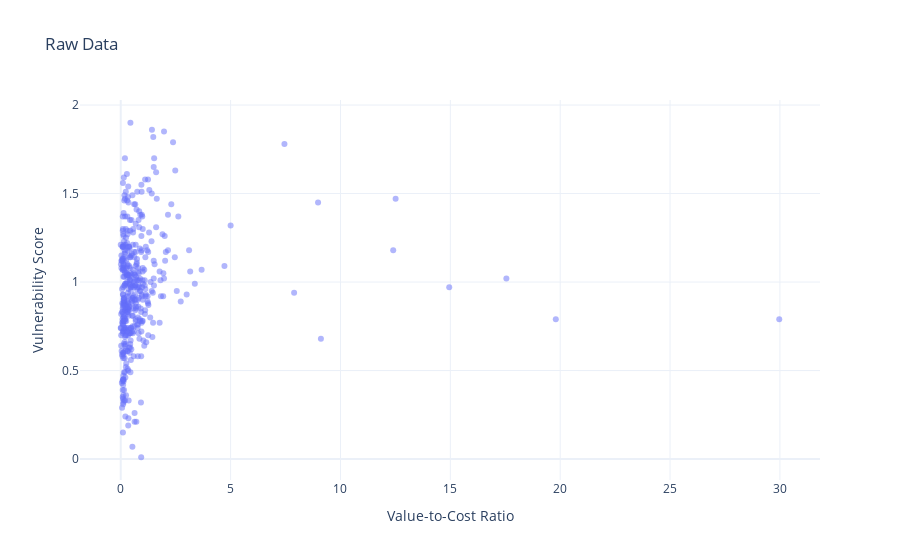

Notebook code for this chart:
### Code cell
p1 = px.scatter(galloway, x='Value-to-Cost Ratio', y='Vulnerability Score', opacity=0.5, template='plotly_white', hover_data=['Institution Name'], title='Raw Data')
p1.show()

### Figure 1 — Plotly figure (JSON) as saved in the notebook; plotly's stock layout.template omitted (floating-point values rounded to 4 significant figures; data arrays with more than 128 entries replaced by an {"elided": "..."} marker saying what was removed)
{"data": [{"customdata": {"elided": "436x1 str values"}, "hovertemplate": "Value-to-Cost Ratio=%{x}<br>Vulnerability Score=%{y}<br>Institution Name=%{customdata[0]}<extra></extra>", "legendgroup": "", "marker": {"color": "#636efa", "opacity": 0.5, "symbol": "circle"}, "mode": "markers", "name": "", "orientation": "v", "showlegend": false, "type": "scatter", "x": {"elided": "436 float values"}, "xaxis": "x", "y": {"elided": "436 float values"}, "yaxis": "y"}], "layout": {"legend": {"tracegroupgap": 0}, "title": {"text": "Raw Data"}, "xaxis": {"anchor": "y", "domain": [0, 1], "title": {"text": "Value-to-Cost Ratio"}}, "yaxis": {"anchor": "x", "domain": [0, 1], "title": {"text": "Vulnerability Score"}}}}
